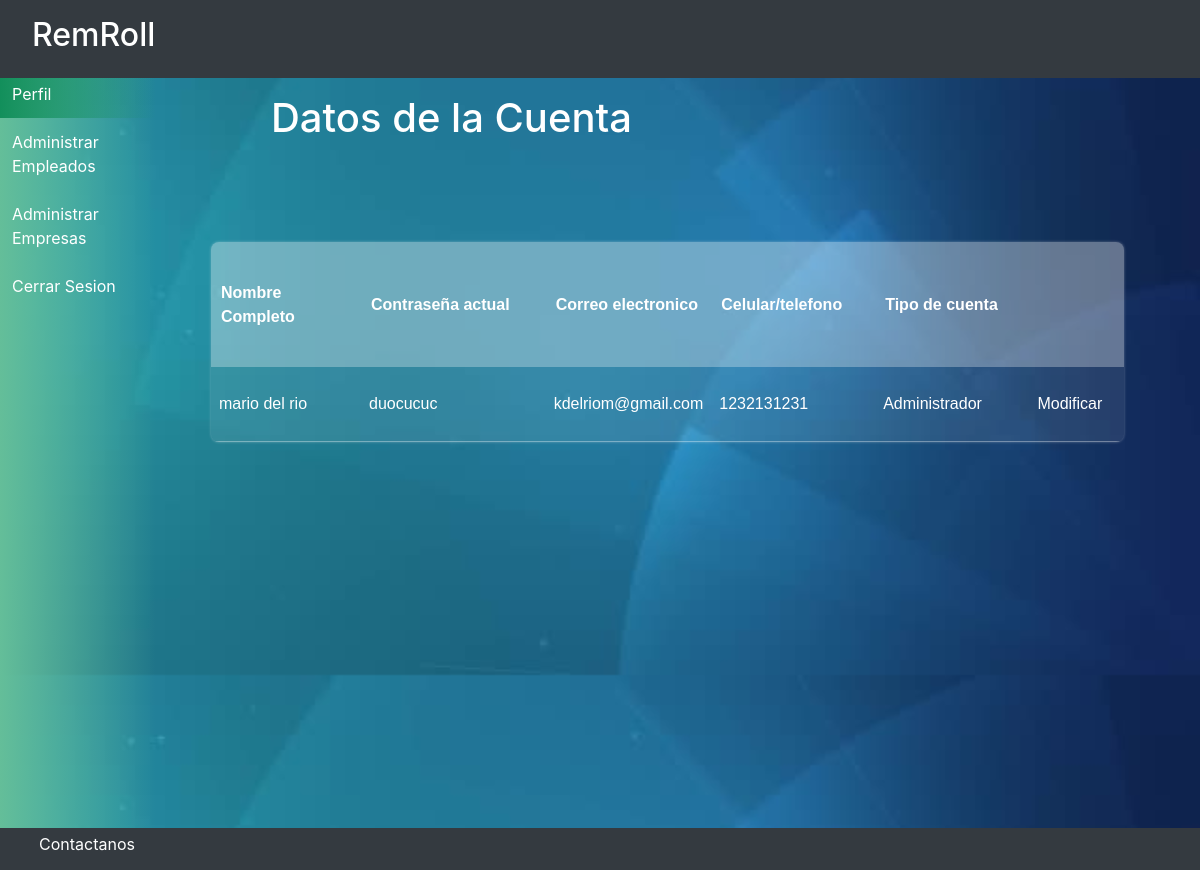
The page /perfil/ on the database as committed earlier.
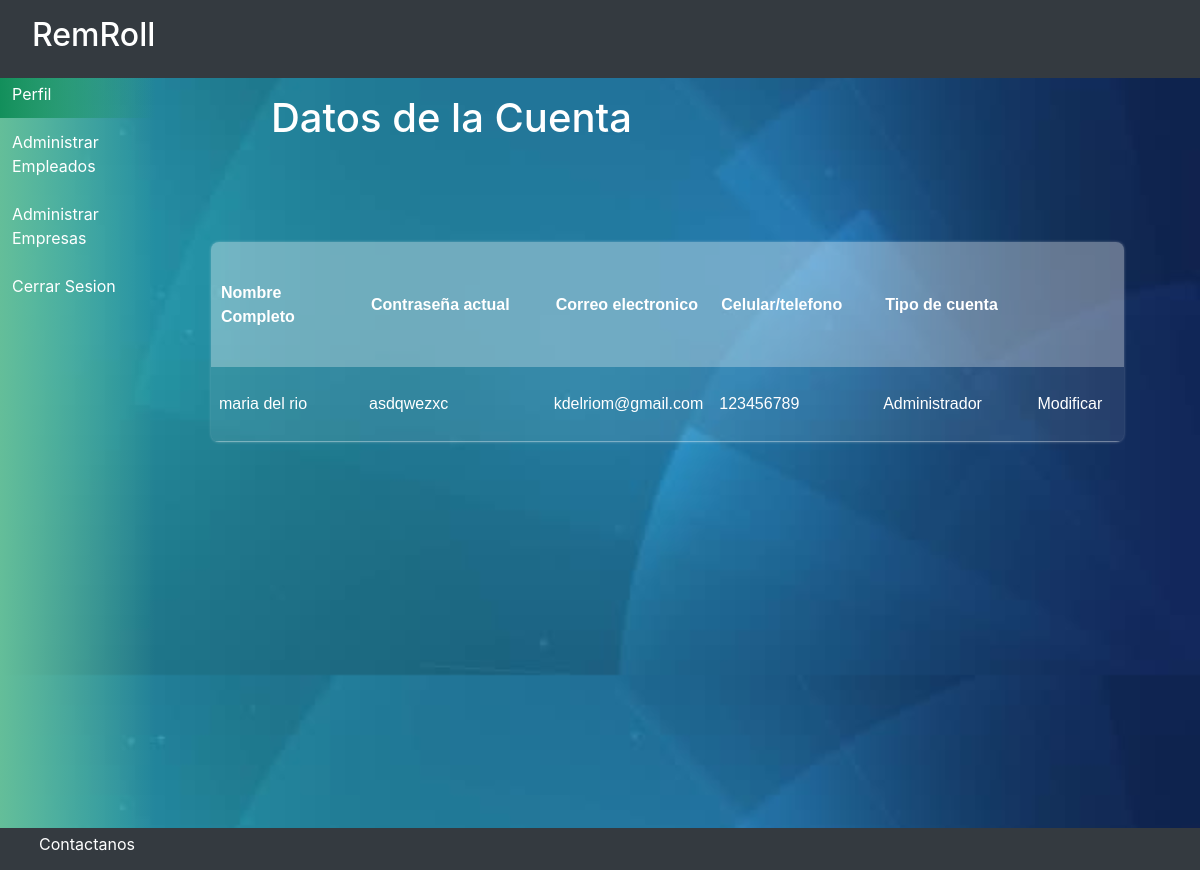
The same page on the database as committed later.
### usuario/models.py (models this page shows)
class Usuario(models.Model):
    nombreU = models.CharField(max_length=50)
    apellidoU = models.CharField(max_length=50)
    correoU = models.CharField(max_length=12, primary_key=True)
    contraseñaU = models.CharField(max_length=50)
    telefonoU = models.IntegerField()

### usuario/views.py (the view)
# urls.py: path('perfil/', views.perfil, name='perfil'),
def perfil(request):
    usuario = Usuario.objects.all()
    return render(request, 'usuario/perfil.html', {
        'usuario':usuario
    })

### usuario/templates/usuario/perfil.html (shortened to what this page needs)
{%  extends 'usuario/plantilla.html'  %}
{% load static %}
{% block contenido1 %}
  <body style="background-image: url({% static 'usuario/imagen/fondo-login.jpg' %});background-size: 100%;">
    <div id="wrapper" style="margin-top: 70px;">
      <div id="first">
         <div class="vertical-menu">
           <a href="{% url 'perfil' %}" class="active">Perfil</a>
           <a href="{% url 'lista' %}" >Administrar Empleados</a>
           <a href="{% url 'lista_empresa' %}">Administrar Empresas</a>
           <a href="{% url 'inicio' %}">Cerrar Sesion</a>
         </div>
      </div>
        <div class="container" >
          <br>
          <h1 style="margin-left: 100px;"> Datos de la Cuenta </h1>
         <table style="margin-left: 40px; margin-top: 100px; width: 90%; height: 200px; margin-right: 150px;">
            <tr>
                <th>Nombre Completo</th>
                <th>Contraseña actual</th>
                <th>Correo electronico</th>
                <th>Celular/telefono</th>
                <th>Tipo de cuenta</th>
                <th ></th>
              </tr>
              {% for u in usuario %}
                <tr>
                  <td class="nombre">{{u.nombreU}} {{u.apellidoU}}</td>
                  <td>{{u.contraseñaU }}</td>
                  <td class="nombre">{{u.correoU}}</td>
                  <td>{{u.telefonoU}}</td>
                  <td>Administrador</td>
                  <td><a href="{% url 'modificar_usuario' u.correoU %}">Modificar</a></td>
              </tr>
              {% endfor %}
            </div>
        </div>
{% endblock contenido1 %}

Rows that differ between the two databases and show on the page:
changed Usuario "del rio": nombreU "mario" → "maria"; contraseñaU "duocucuc" → "asdqwezxc"; telefonoU "1232131231" → "123456789"
